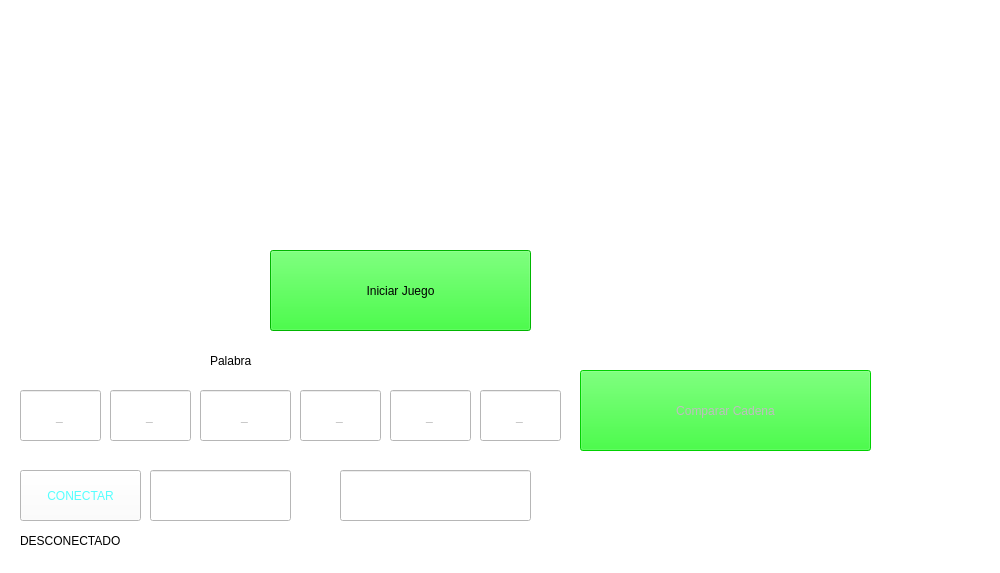
<?xml version="1.0" encoding="UTF-8"?>
<ui version="4.0">
 <class>MainWindow</class>
 <widget class="QMainWindow" name="MainWindow">
  <property name="geometry">
   <rect>
    <x>0</x>
    <y>0</y>
    <width>1000</width>
    <height>573</height>
   </rect>
  </property>
  <property name="windowTitle">
   <string>MainWindow</string>
  </property>
  <property name="styleSheet">
   <string notr="true">background-color: rgb(255, 255, 255);</string>
  </property>
  <widget class="QWidget" name="centralwidget">
   <widget class="QPushButton" name="btn_accion">
    <property name="geometry">
     <rect>
      <x>20</x>
      <y>470</y>
      <width>121</width>
      <height>51</height>
     </rect>
    </property>
    <property name="styleSheet">
     <string notr="true">color: rgb(85, 255, 255);</string>
    </property>
    <property name="text">
     <string>CONECTAR</string>
    </property>
   </widget>
   <widget class="QPushButton" name="btn_Iniciar">
    <property name="geometry">
     <rect>
      <x>270</x>
      <y>250</y>
      <width>261</width>
      <height>81</height>
     </rect>
    </property>
    <property name="styleSheet">
     <string notr="true">background-color: rgb(0, 255, 0);
font: 20pt &quot;MS Shell Dlg 2&quot;;</string>
    </property>
    <property name="text">
     <string>Iniciar Juego</string>
    </property>
   </widget>
   <widget class="QLabel" name="fases">
    <property name="geometry">
     <rect>
      <x>20</x>
      <y>10</y>
      <width>211</width>
      <height>301</height>
     </rect>
    </property>
    <property name="toolTip">
     <string>&lt;html&gt;&lt;head/&gt;&lt;body&gt;&lt;p&gt;&lt;img src=&quot;:/fases/fase1.png&quot;/&gt;&lt;/p&gt;&lt;/body&gt;&lt;/html&gt;</string>
    </property>
    <property name="styleSheet">
     <string notr="true">border-image: url(:/fases/Imagenes/fase6.png);
border-image: url(:/fases/Imagenes/fase5.png);
border-image: url(:/fases/Imagenes/fase4.png);
border-image: url(:/fases/Imagenes/fase3.png);
border-image: url(:/fases/Imagenes/fase2.png);
border-image: url(:/fases/Imagenes/fase1.png);</string>
    </property>
    <property name="text">
     <string/>
    </property>
    <property name="alignment">
     <set>Qt::AlignCenter</set>
    </property>
   </widget>
   <widget class="QLabel" name="vida1">
    <property name="geometry">
     <rect>
      <x>310</x>
      <y>60</y>
      <width>151</width>
      <height>161</height>
     </rect>
    </property>
    <property name="styleSheet">
     <string notr="true">border-image: url(:/vidas/Imagenes/vidas.png);</string>
    </property>
    <property name="text">
     <string/>
    </property>
    <property name="alignment">
     <set>Qt::AlignCenter</set>
    </property>
   </widget>
   <widget class="QLabel" name="vida2">
    <property name="geometry">
     <rect>
      <x>460</x>
      <y>60</y>
      <width>141</width>
      <height>161</height>
     </rect>
    </property>
    <property name="styleSheet">
     <string notr="true">border-image: url(:/vidas/Imagenes/vidas.png);</string>
    </property>
    <property name="text">
     <string/>
    </property>
    <property name="alignment">
     <set>Qt::AlignCenter</set>
    </property>
   </widget>
   <widget class="QLabel" name="vida3">
    <property name="geometry">
     <rect>
      <x>600</x>
      <y>60</y>
      <width>131</width>
      <height>151</height>
     </rect>
    </property>
    <property name="styleSheet">
     <string notr="true">border-image: url(:/vidas/Imagenes/vidas.png);</string>
    </property>
    <property name="text">
     <string/>
    </property>
    <property name="alignment">
     <set>Qt::AlignCenter</set>
    </property>
   </widget>
   <widget class="QLineEdit" name="car1">
    <property name="enabled">
     <bool>false</bool>
    </property>
    <property name="geometry">
     <rect>
      <x>20</x>
      <y>390</y>
      <width>81</width>
      <height>51</height>
     </rect>
    </property>
    <property name="styleSheet">
     <string notr="true">font: 75 14pt &quot;MS Shell Dlg 2&quot;;</string>
    </property>
    <property name="text">
     <string>_</string>
    </property>
    <property name="alignment">
     <set>Qt::AlignCenter</set>
    </property>
   </widget>
   <widget class="QLineEdit" name="car2">
    <property name="enabled">
     <bool>false</bool>
    </property>
    <property name="geometry">
     <rect>
      <x>110</x>
      <y>390</y>
      <width>81</width>
      <height>51</height>
     </rect>
    </property>
    <property name="styleSheet">
     <string notr="true">font: 75 14pt &quot;MS Shell Dlg 2&quot;;</string>
    </property>
    <property name="text">
     <string>_</string>
    </property>
    <property name="alignment">
     <set>Qt::AlignCenter</set>
    </property>
   </widget>
   <widget class="QLineEdit" name="car3">
    <property name="enabled">
     <bool>false</bool>
    </property>
    <property name="geometry">
     <rect>
      <x>200</x>
      <y>390</y>
      <width>91</width>
      <height>51</height>
     </rect>
    </property>
    <property name="styleSheet">
     <string notr="true">font: 75 14pt &quot;MS Shell Dlg 2&quot;;</string>
    </property>
    <property name="text">
     <string>_</string>
    </property>
    <property name="alignment">
     <set>Qt::AlignCenter</set>
    </property>
   </widget>
   <widget class="QLineEdit" name="car4">
    <property name="enabled">
     <bool>false</bool>
    </property>
    <property name="geometry">
     <rect>
      <x>300</x>
      <y>390</y>
      <width>81</width>
      <height>51</height>
     </rect>
    </property>
    <property name="styleSheet">
     <string notr="true">font: 75 14pt &quot;MS Shell Dlg 2&quot;;</string>
    </property>
    <property name="text">
     <string>_</string>
    </property>
    <property name="alignment">
     <set>Qt::AlignCenter</set>
    </property>
   </widget>
   <widget class="QLineEdit" name="car5">
    <property name="enabled">
     <bool>false</bool>
    </property>
    <property name="geometry">
     <rect>
      <x>390</x>
      <y>390</y>
      <width>81</width>
      <height>51</height>
     </rect>
    </property>
    <property name="styleSheet">
     <string notr="true">font: 75 14pt &quot;MS Shell Dlg 2&quot;;</string>
    </property>
    <property name="text">
     <string>_</string>
    </property>
    <property name="alignment">
     <set>Qt::AlignCenter</set>
    </property>
   </widget>
   <widget class="QLineEdit" name="car6">
    <property name="enabled">
     <bool>false</bool>
    </property>
    <property name="geometry">
     <rect>
      <x>480</x>
      <y>390</y>
      <width>81</width>
      <height>51</height>
     </rect>
    </property>
    <property name="styleSheet">
     <string notr="true">font: 75 14pt &quot;MS Shell Dlg 2&quot;;</string>
    </property>
    <property name="text">
     <string>_</string>
    </property>
    <property name="alignment">
     <set>Qt::AlignCenter</set>
    </property>
   </widget>
   <widget class="QLabel" name="label">
    <property name="geometry">
     <rect>
      <x>210</x>
      <y>340</y>
      <width>141</width>
      <height>41</height>
     </rect>
    </property>
    <property name="styleSheet">
     <string notr="true">font: 20pt &quot;MS Shell Dlg 2&quot;;</string>
    </property>
    <property name="text">
     <string>Palabra</string>
    </property>
   </widget>
   <widget class="QLabel" name="txt_estado">
    <property name="geometry">
     <rect>
      <x>20</x>
      <y>530</y>
      <width>171</width>
      <height>21</height>
     </rect>
    </property>
    <property name="text">
     <string>DESCONECTADO</string>
    </property>
   </widget>
   <widget class="QLineEdit" name="txt_puerto">
    <property name="geometry">
     <rect>
      <x>150</x>
      <y>470</y>
      <width>141</width>
      <height>51</height>
     </rect>
    </property>
   </widget>
   <widget class="QPushButton" name="btn_comparar">
    <property name="enabled">
     <bool>false</bool>
    </property>
    <property name="geometry">
     <rect>
      <x>580</x>
      <y>370</y>
      <width>291</width>
      <height>81</height>
     </rect>
    </property>
    <property name="styleSheet">
     <string notr="true">background-color: rgb(0, 255, 0);
font: 14pt &quot;MS Shell Dlg 2&quot;;</string>
    </property>
    <property name="text">
     <string>Comparar Cadena</string>
    </property>
   </widget>
   <widget class="QLineEdit" name="txt_confirmacion">
    <property name="enabled">
     <bool>false</bool>
    </property>
    <property name="geometry">
     <rect>
      <x>340</x>
      <y>470</y>
      <width>191</width>
      <height>51</height>
     </rect>
    </property>
    <property name="text">
     <string/>
    </property>
   </widget>
  </widget>
 </widget>
 <resources>
  <include location="imges.qrc"/>
 </resources>
 <connections/>
</ui>
